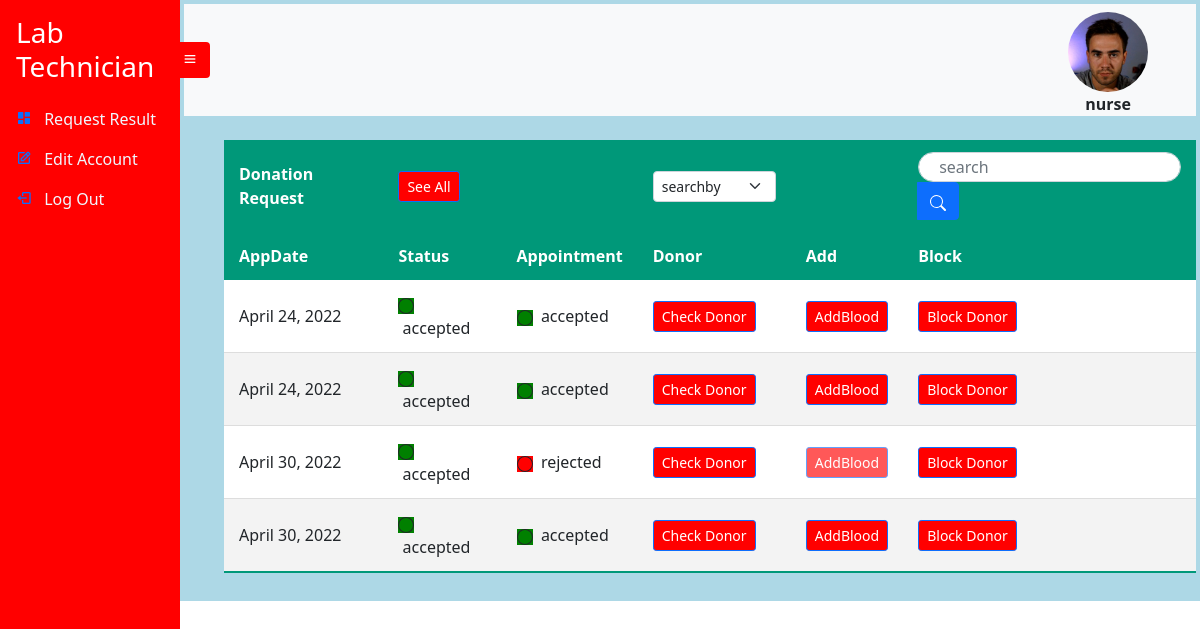
Before: /labdonationrequest/notall (signed in) with the older database file.
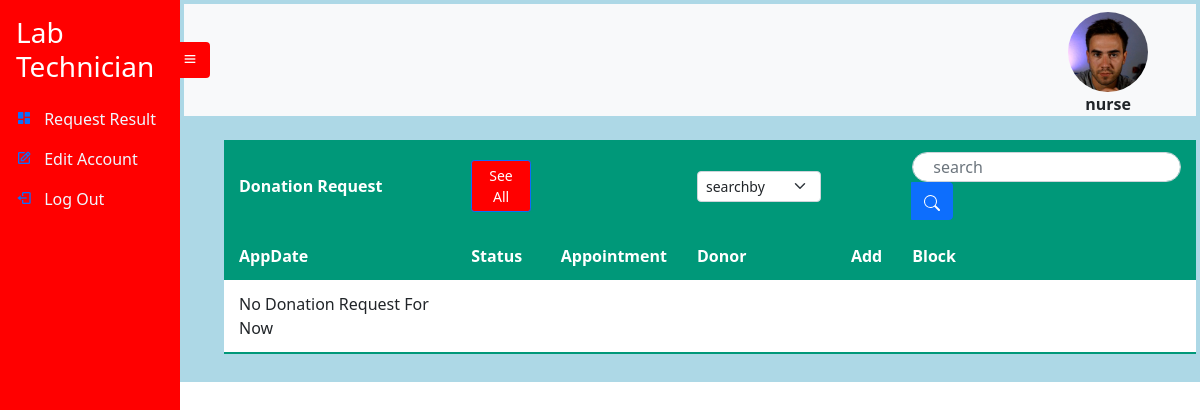
After: the same page with the newer database file.
### Donor/models.py (models this page shows, shortened)
class DonationRequestFormResult(models.Model):
    Result_id = models.UUIDField(default=uuid.uuid4, unique=True,
                          primary_key=True, editable=False)
    Donor_id = models.ForeignKey(Donor , null=True , on_delete=models.SET_NULL,blank=True , unique=False)
    HeartDisease = models.CharField(max_length=3, null=True , blank=True ,choices=Answer_choices)
    Kidney_Lung_Bloodpressure_Diabetes_Epilepsy = models.CharField(max_length=3, null=True , blank=True ,  choices=Answer_choices)
    Liverproblems = models.CharField(max_length=3, null=True , blank=True ,choices=Answer_choices)
    STD = models.CharField(max_length=3, null=True , blank=True ,choices=Answer_choices)
    Tattoo_Ear_skin_pierced_lastmonth= models.CharField(max_length=3, null=True , blank=True ,choices=Answer_choices)
    Slpet_Unsafely_OtherThanPartner = models.CharField(max_length=3, null=True , blank=True ,choices=Answer_choices)
    SeriousSkinRepair = models.CharField(max_length=3, null=True , blank=True ,choices=Answer_choices)
    Preagnant = models.CharField(max_length=3, null=True , blank=True,choices=Answer_choices)
    Abortion = models.CharField(max_length=3, null=True , blank=True,choices=Answer_choices)
    BreastFeeding = models.CharField(max_length=3, null=True , blank=True,choices=Answer_choices)
    BloodHealthfulnessInfo = models.CharField(max_length=10, null=True , blank=True,choices=Answer_choices)
    Status = models.CharField(null=True , max_length=11 , blank=True , default='in progress')
    Request_time = models.TimeField(auto_now_add=True , null=True , blank=True)
    Request_Date = models.DateField(auto_now_add=True  , null=True , blank=True)

class Appointment(models.Model):
    App_id = models.UUIDField(default=uuid.uuid4, unique=True,
                          primary_key=True, editable=False)
    Donor_id = models.ForeignKey(Donor , on_delete=models.SET_NULL, null=True , blank=True , unique=False)
    Date = models.DateField(default= datetime.now)
    Time = models.TimeField( default= datetime.now)
    status = models.CharField(null=True , max_length=11 , blank=True , default='in progress')

### LabTechnician/views.py (the view, shortened to what this page needs)
# urls.py: path('donationrequest/<type>' , views.DonationRequest , name='donationrequest'),
def DonationRequest(request ,  type):
    account = UserState(request)['account']
    donation = None
    appointment = None
    finished_appointment = []
    deferringlist = []
    try:
        for fa in FininshedAppointment.objects.all():
            finished_appointment.append(str(fa.Appointment_id))
    except:
        finished_appointment=[]
    try:
        if(type=='all'):
            donation = DonationRequestFormResult.objects.all()
        elif(type=='notall'):
            donation = DonationRequestFormResult.objects.all()[0:5]
    except:
        donation = None
    try:
        if(type=='all'):
            appointment = Appointment.objects.all()
        elif(type=='notall'):
            appointment = Appointment.objects.all()[0:5]
    except:
        appointment = None
    try:
        for dl in DeferringList.objects.all():
            deferringlist.append(str(dl.Donor_id))
    except:
        deferringlist = []
    my_list=[]
    try:
        my_list = list(itertools.zip_longest(donation,appointment))
    except:
        my_list = []
    context = {'list':my_list , 'donation':donation ,'account':account , 'finished':finished_appointment , 'deferringlist':deferringlist }
    return render (request , 'labtechnician/donationrequest.html' , context  )

### Donor/models.py (called while the page is built)
    def __str__(self):
        return str(self.Donor_id)

### LabTechnician/views.py (called while the page is built)
def UserState(request):
    user = request.user
    account = UserRegistration.objects.get(Account_id=user.id)
    context={'account':account}
    return context

### templates/labtechnician/donationrequest.html (shortened to what the changed rows need)
{% extends 'labtechnician/labtechnician.html' %}
{% load static %}
{% block content %}
<br>
<table class="styled-table">
    <thead>
         <tr>
           <th>Donation Request</th>
           <th><a href="{% url 'labdonationrequest' 'all' %}"><button type="button" class="btn btn-primary btn-sm" style= "background-color: red;">See All</button></a>
            </th>
            <th></th>
            <form method="post" action="{% url 'labdonationrequest' 'searched' %}">
            <th>
              <select class="form-select form-select-sm" name='searchby' aria-label=".form-select-sm example">
              <option selected>searchby</option>
            </select>
            </th>
            <th></th>
            <th>
              <div class="input-group">
                <div class="form-outline">
                  <input type="search" id="form1" name='searched' placeholder="search" class="form-control" />
                </div>
                <button type="submit"  class="btn btn-primary">
                </button>
              </div>
            </th>
            </form>
          </tr>
          <tr >
            <th>AppDate</th>
            <th>Status</th>
            <th>Appointment</th>
            <th>Donor</th>
            <th>Add</th>
            <th>Block</th>
        </tr>
    </thead>
    <tbody>
      {% if list %}
      {% for don,app in list %}
      {% if don and app %}
      <tr>
       <td>{{ app.Date }}</td>
       {% if don.Status == 'in progress' %}
       <td><svg xmlns="http://www.w3.org/2000/svg" width="16" height="16" fill="currentColor" style="background-color: yellow;" class="bi bi-circle"  viewBox="0 0 16 16">
         <path d="M8 15A7 7 0 1 1 8 1a7 7 0 0 1 0 14zm0 1A8 8 0 1 0 8 0a8 8 0 0 0 0 16z"/>
       </svg>
       {% elif  don.Status == 'accepted' %}
       <td><svg xmlns="http://www.w3.org/2000/svg" width="16" height="16" fill="currentColor" style="background-color: green;" class="bi bi-circle"  viewBox="0 0 16 16">
         <path d="M8 15A7 7 0 1 1 8 1a7 7 0 0 1 0 14zm0 1A8 8 0 1 0 8 0a8 8 0 0 0 0 16z"/>
       </svg>
       {% elif  don.Status == 'rejected' %}
       <td><svg xmlns="http://www.w3.org/2000/svg" width="16" height="16" fill="currentColor" style="background-color:red;" class="bi bi-circle"  viewBox="0 0 16 16">
         <path d="M8 15A7 7 0 1 1 8 1a7 7 0 0 1 0 14zm0 1A8 8 0 1 0 8 0a8 8 0 0 0 0 16z"/>
       </svg>
       {% endif %}
       &nbsp;{{ don.Status}} </td>
       {% if don.Status == 'accepted' %}
       {% if app.status == 'accepted'  and  app.App_id|slugify not in finished %}
       <td><svg xmlns="http://www.w3.org/2000/svg" width="16" height="16" fill="currentColor" style="background-color:green;" class="bi bi-circle"  viewBox="0 0 16 16">
         <path d="M8 15A7 7 0 1 1 8 1a7 7 0 0 1 0 14zm0 1A8 8 0 1 0 8 0a8 8 0 0 0 0 16z"/>
       </svg>
       &nbsp;{{ app.status}}</td>
       <td><a href="{% url 'labdonorinfo' don.Donor_id %}"><button type="button" class="btn btn-primary btn-sm" style= "background-color: red;">Check Donor</button></a>
       </td>
       <td><a href="{% url 'addblood' don.Donor_id app.App_id  %}"><button type="button" class="btn btn-primary btn-sm" style= "background-color: red;">AddBlood</button></a></td>
       {% if don.Donor_id|slugify not in deferringlist %}
       <td><a href="{% url 'blockdonor' don.Donor_id %}"><button type="button" class="btn btn-primary btn-sm" style= "background-color: red;">Block Donor</button></a>
       </td>
       {% else %}
       <td><a href="{% url 'unblockdonor' don.Donor_id %}"><button type="button" class="btn btn-primary btn-sm" style= "background-color: red;">Unblock Donor</button></a>
       </td>
       {% endif %}
        {% elif app.status == 'rejected' %}
       <td><svg xmlns="http://www.w3.org/2000/svg" width="16" height="16" fill="currentColor" style="background-color:red;" class="bi bi-circle"  viewBox="0 0 16 16">
         <path d="M8 15A7 7 0 1 1 8 1a7 7 0 0 1 0 14zm0 1A8 8 0 1 0 8 0a8 8 0 0 0 0 16z"/>
       </svg>
       &nbsp;{{ app.status}}</td>
       <td><a href="{% url 'labdonorinfo' don.Donor_id %}"><button type="button" class="btn btn-primary btn-sm" style= "background-color: red;">Check Donor</button></a>
       </td>
       <td><button type="button" class="btn btn-primary btn-sm" style= "background-color: red;" disabled>AddBlood</button></a></td>
       {% if don.Donor_id|slugify not in deferringlist %}
       <td><a href="{% url 'blockdonor' don.Donor_id %}"><button type="button" class="btn btn-primary btn-sm" style= "background-color: red;">Block Donor</button></a>
       </td>
       {% else %}
       <td><a href="{% url 'unblockdonor' don.Donor_id %}"><button type="button" class="btn btn-primary btn-sm" style= "background-color: red;">Unblock Donor</button></a>
       </td>
       {% endif %}
         {% endif %}
         {% endif %}
     </tr>
     {% endif %}
      {% endfor %}
      {% else %}
      <tr>
       <td>No Donation Request For Now </td>
       <td></td>
       <td></td>
       <td></td>
       <td></td>
       <td></td>
     </tr>
     {% endif %}
      </tbody>
  </table>
  <br>
{% endblock %}

Changed rows visible on the page:
removed DonationRequestFormResult: Date "April 24, 2022", Status "accepted", status "accepted", shows "Block Donor"
removed DonationRequestFormResult: Date "April 24, 2022", Status "accepted", status "accepted", shows "Block Donor"
removed DonationRequestFormResult: Date "April 30, 2022", Status "accepted", status "rejected", shows "Block Donor"
removed DonationRequestFormResult: Date "April 30, 2022", Status "accepted", status "accepted", shows "Block Donor"
Other visible differences:
text now shown: "No Donation Request For Now"
